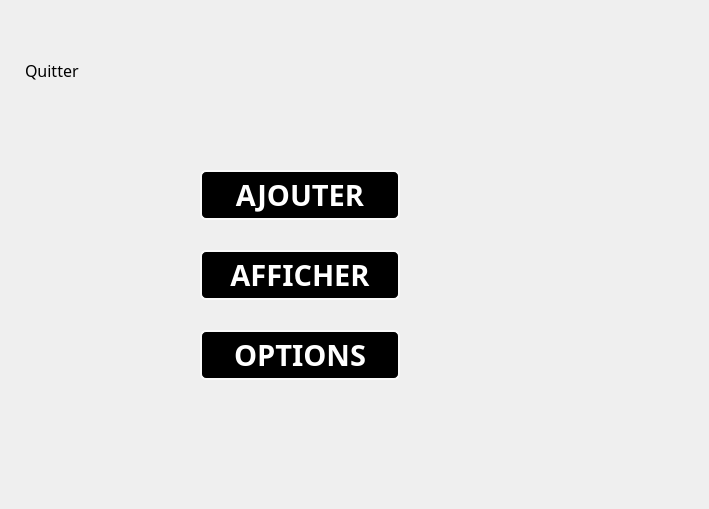
    <widget class="QWidget" name="page_0_home">
     <widget class="QLabel" name="label">
      <property name="geometry">
       <rect>
        <x>0</x>
        <y>0</y>
        <width>700</width>
        <height>500</height>
       </rect>
      </property>
      <property name="text">
       <string/>
      </property>
     </widget>
     <widget class="QPushButton" name="pushButton_ajou_z">
      <property name="geometry">
       <rect>
        <x>200</x>
        <y>170</y>
        <width>200</width>
        <height>50</height>
       </rect>
      </property>
      <property name="font">
       <font>
        <family>Arial Black</family>
        <pointsize>22</pointsize>
        <weight>75</weight>
        <bold>true</bold>
       </font>
      </property>
      <property name="styleSheet">
       <string notr="true">
border:2px solid black;
border-radius: 6px;
background :darck;
color:white;
border-color: rgb(250,250, 250);
</string>
      </property>
      <property name="text">
       <string>AJOUTER</string>
      </property>
     </widget>
     <widget class="QPushButton" name="pushButton_affich_z">
      <property name="geometry">
       <rect>
        <x>200</x>
        <y>250</y>
        <width>200</width>
        <height>50</height>
       </rect>
      </property>
      <property name="font">
       <font>
        <family>Arial Black</family>
        <pointsize>22</pointsize>
        <weight>75</weight>
        <bold>true</bold>
       </font>
      </property>
      <property name="styleSheet">
       <string notr="true">
border:2px solid black;
border-radius: 6px;
background :darck;
color:white;
border-color: rgb(250,250, 250);
</string>
      </property>
      <property name="text">
       <string>AFFICHER</string>
      </property>
     </widget>
     <widget class="QPushButton" name="pushButton_close_z">
      <property name="geometry">
       <rect>
        <x>35</x>
        <y>10</y>
        <width>45</width>
        <height>45</height>
       </rect>
      </property>
      <property name="styleSheet">
       <string notr="true">border-style: solid;</string>
      </property>
      <property name="text">
       <string/>
      </property>
     </widget>
     <widget class="QLabel" name="label_22">
      <property name="geometry">
       <rect>
        <x>420</x>
        <y>170</y>
        <width>50</width>
        <height>50</height>
       </rect>
      </property>
      <property name="text">
       <string/>
      </property>
     </widget>
     <widget class="QLabel" name="label_23">
      <property name="geometry">
       <rect>
        <x>420</x>
        <y>240</y>
        <width>60</width>
        <height>60</height>
       </rect>
      </property>
      <property name="text">
       <string/>
      </property>
     </widget>
     <widget class="QLabel" name="label_24">
      <property name="geometry">
       <rect>
        <x>25</x>
        <y>60</y>
        <width>71</width>
        <height>20</height>
       </rect>
      </property>
      <property name="font">
       <font>
        <family>Arial Rounded MT Bold</family>
        <pointsize>12</pointsize>
       </font>
      </property>
      <property name="text">
       <string>Quitter</string>
      </property>
     </widget>
     <widget class="QLabel" name="label_48">
      <property name="geometry">
       <rect>
        <x>570</x>
        <y>0</y>
        <width>120</width>
        <height>120</height>
       </rect>
      </property>
      <property name="text">
       <string/>
      </property>
     </widget>
     <widget class="QLabel" name="label_56">
      <property name="geometry">
       <rect>
        <x>300</x>
        <y>40</y>
        <width>51</width>
        <height>31</height>
       </rect>
      </property>
      <property name="font">
       <font>
        <family>Elephant</family>
        <pointsize>10</pointsize>
       </font>
      </property>
      <property name="text">
       <string/>
      </property>
     </widget>
     <widget class="QPushButton" name="pushButton_opp">
      <property name="geometry">
       <rect>
        <x>200</x>
        <y>330</y>
        <width>200</width>
        <height>50</height>
       </rect>
      </property>
      <property name="font">
       <font>
        <family>Arial Black</family>
        <pointsize>22</pointsize>
        <weight>75</weight>
        <bold>true</bold>
       </font>
      </property>
      <property name="styleSheet">
       <string notr="true">
border:2px solid black;
border-radius: 6px;
background :darck;
color:white;
border-color: rgb(250,250, 250);
</string>
      </property>
      <property name="text">
       <string>OPTIONS</string>
      </property>
     </widget>
     <widget class="QLabel" name="label_59">
      <property name="geometry">
       <rect>
        <x>420</x>
        <y>320</y>
        <width>60</width>
        <height>60</height>
       </rect>
      </property>
      <property name="text">
       <string/>
      </property>
     </widget>
    </widget>
